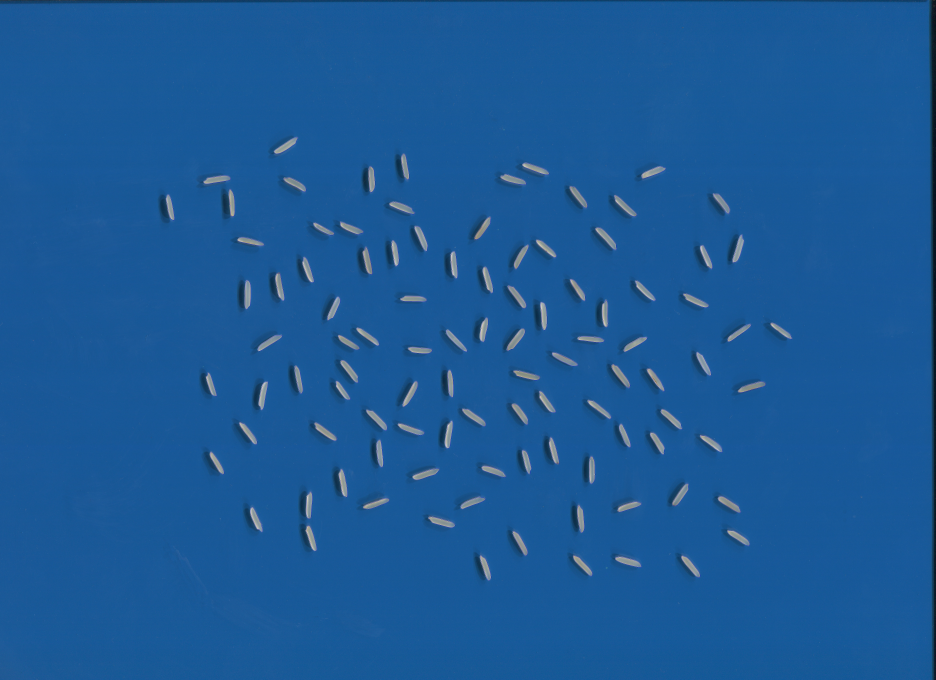
#> input picture blueborder.jpg, 4679 x 3400 px, given in place of Img08-12-23 -95.bmp, which was not available (shown at 1/5 size)
$ jupyter execute --allow-errors indosaw_wrk1.ipynb   (shell and % lines are left out)   (text cells are left out)
#> lines starting #> are read from the running program, lines starting #| are printed output that depends on the picture; after the words box and inside, x2 and y2 are one past the last pixel; in counts of white or black regions, pixels touching at a corner belong together; pictures that were not available may be replaced by others from this repository, and a replacement may not be noted
[cell 1]
import os
import cv2
import numpy as np
import pandas as pd
from scipy import signal
from sklearn.cluster import KMeans
#from wmi import WMI
import logging
from PIL import Image
import matplotlib.pyplot as plt
#from playsound import playsound
#from google.colab import drive
# drive.mount('/content/drive')
########
import threading
import shutil
import queue

[cell 2]
from google.colab import drive
drive.mount('/content/drive')

[cell 3]
# Define the directory paths
input_dir = 'drive/MyDrive/indosaw/Date_08_12_23/'
output_dir = 'drive/MyDrive/indosaw/' + 'Date_08_12_23_Processed/'
# Ensure the output directory exists, create it if necessary
# os.makedirs(output_dir, exist_ok=True)


# allowed file extensions
allowed_file_extension =[ '.jpg','.Bmp','.bmp' ]
input_files = [f for f in os.listdir(input_dir) if f[-4:] in allowed_file_extension]

#
# Create a queue for image saving
image_queue = queue.Queue()

[cell 4]
explicit=[]
#> (the rest of this cell did not finish here and is left out)

[cell 5]
# [7 lines left out: function bhanuwrap, not called in this run]

#> (a cell that did not finish here is left out)

#> (a cell that did not finish here is left out)

#> (a cell that did not finish here is left out)

#> (a cell that did not finish here is left out)

#> (a cell that did not finish here is left out)

#> (a cell that did not finish here is left out)

[cell 12]
# [9 lines left out: function save_images_from_queue, not called in this run]

[cell 13]
os.remove("Img08-12-23-2.bmp")

[cell 14]
class GrainSegment:
    def __init__(self) -> None:
        #initlilise default parameters
        self.contours_add = []
        self.contours_normal = []
        self.contours_abnormal = []
        self.contours_remove = []
        self.contours_remove_normal_copy = []
        self.contours_remove_abnormal = []
        self.contours_remove_abnormal_copy= []
        self.contours_remove_normal = []
        self.line_manual = []

        self.list_balance_State = []
        self.list_light_State = []

        self.num_process = 0
        self.num_contours = 0
        self.meanArea = 0
        self.meanPerimeter = 0
        self.meanLength = 0
        self.meanWidth = 0
        self.shortEdge = 0

        self.trigger_zoom = 0
        self.mouse_mv_x = ""
        self.mouse_mv_y = ""
        self.labelx = 0
        self.labely = 0

        self.ratio = arearatio
        self.area_calibration_true = 0
        self.mouseButton = 0

        self.mouseButton = 0
        try:
            with open("model.txt", "r") as f:
                self.grainModel = int(f.readline().strip("\n"))
        except:
            self.grainModel = 0


    def openimage(self,imagename):
        print('openimage')
        self.imageName = imagename
        self.image_open =  cv2.imread(self.imageName, )
#> self.image_open is the input picture: shape (3400, 4679, 3); mean B, G, R 150.8, 89.2, 27.4
        self.image_color = self.image_open.copy()

        self.image_open_display = self.image_open.copy()
        #self.image_open_display = cv2.resize(self.image_open_display, (self.image_width, self.image_height))

    def process_overseg(self, binary_seg, way):
        # return binary_seg
        # 分割后异常值籽粒（过分割）处理
        # print('process_overseg')
        contours_error, _, list_ratioArea_error, list_grainArea_error = self.findratioarea(binary_seg)
        binary_seg_Error = np.zeros((binary_seg.shape[0], binary_seg.shape[1]), np.uint8)
        binary_seg_Right = np.zeros((binary_seg.shape[0], binary_seg.shape[1]), np.uint8)

        for i in range(len(contours_error)):
            if list_ratioArea_error[i] >= 0.80 and list_grainArea_error[i] >= 0.5 * np.mean(list_grainArea_error):
                cv2.drawContours(binary_seg_Right, [contours_error[i]], 0, 255, -1)
            else:
                cv2.drawContours(binary_seg_Error, [contours_error[i]], 0, 255, -1)

        binary_seg_Error_right = cv2.morphologyEx(binary_seg_Error, cv2.MORPH_CLOSE, self.kernel, iterations = 2)
        binary_seg = cv2.add(binary_seg_Right, binary_seg_Error_right)
        binary_seg = cv2.morphologyEx(binary_seg, cv2.MORPH_OPEN, self.kernel)

        contours_error, _, list_ratioArea, list_grainArea = self.findratioarea(binary_seg)
        binary_seg_Error = np.zeros((binary_seg.shape[0], binary_seg.shape[1]), np.uint8)
        if np.mean(list_grainArea) >= 600:
            if way== 0:
                for i in range(len(contours_error)):
                    if list_grainArea[i] <= 0.4 * np.mean(list_grainArea):
                        cv2.drawContours(binary_seg_Error, [contours_error[i]], 0, 255, -1)
            if way == 1:
                for i in range(len(contours_error)):
                    if list_grainArea[i] <= 0.5 * np.mean(list_grainArea):
                        cv2.drawContours(binary_seg_Error, [contours_error[i]], 0, 255, -1)

            contours_error, _ = cv2.findContours(binary_seg_Error, cv2.RETR_EXTERNAL, cv2.CHAIN_APPROX_SIMPLE)
            if len(contours_error) != 0:
                try:
                    list_center_seg = []
                    contours_seg, _ = cv2.findContours(binary_seg, cv2.RETR_EXTERNAL, cv2.CHAIN_APPROX_SIMPLE)
                    for c in contours_seg:
                        try:
                            M = cv2.moments(c)
                            center_X = int(M["m10"] / M["m00"])
                            center_Y = int(M["m01"] / M["m00"])
                        except:
                            center_X = c[0][0][0]
                            center_Y = c[0][0][1]
                        list_center_seg.append([center_X, center_Y])

                    binary_seg_ERROR_right = np.zeros((binary_seg.shape[0], binary_seg.shape[1]), np.uint8)
                    for c in range(len(contours_error)):
                        list_distance = []
                        binary_seg_SELF = np.zeros((binary_seg.shape[0], binary_seg.shape[1]), np.uint8)
                        cv2.drawContours(binary_seg_SELF, [contours_error[c]], 0, 255, -1)

                        M = cv2.moments(contours_error[c])
                        center_X = int(M["m10"] / M["m00"])
                        center_Y = int(M["m01"] / M["m00"])

                        for i in range(len(list_center_seg)):
                            distance = (center_X - list_center_seg[i][0]) ** 2 + (center_Y - list_center_seg[i][1]) ** 2
                            list_distance.append(distance)
                            list_distance_copy = list_distance.copy()
                            list_distance_copy.sort()

                        if list_distance_copy[1] <= 10000:
                            list_threeContours_mindistance = []
                            list_threeContours_mindistance.append(list_distance.index(list_distance_copy[1]))
                            list_threeContours_mindistance.append(list_distance.index(list_distance_copy[2]))
                            list_threeContours_mindistance.append(list_distance.index(list_distance_copy[3]))

                            list_ratioArea_overSeg = []
                            list_grainArea_overSeg = []
                            list_binary_seg_ERROR = []
                            for j in list_threeContours_mindistance:
                                binary_seg_ERROR = np.zeros((binary_seg.shape[0], binary_seg.shape[1]), np.uint8)
                                cv2.drawContours(binary_seg_ERROR, [contours_seg[j]], 0, 255, -1)
                                binary_seg_ERROR = cv2.add(binary_seg_ERROR, binary_seg_SELF)

                                contours_ERROR, _ = cv2.findContours(binary_seg_ERROR, cv2.RETR_EXTERNAL,
                                                                     cv2.CHAIN_APPROX_SIMPLE)
                                center_1 = (contours_ERROR[0][0][0][0], contours_ERROR[0][0][0][1])
                                center_2 = (contours_ERROR[1][0][0][0], contours_ERROR[1][0][0][1])
                                cv2.line(binary_seg_ERROR, center_1, center_2, 255, 1)

                                contours_dilate, _, list_ratioArea_dilate, list_grainArea_dilate = self.findratioarea(
                                    binary_seg_ERROR)
                                list_ratioArea_overSeg.append(list_ratioArea_dilate[0])
                                list_grainArea_overSeg.append(list_grainArea_dilate[0])
                                list_binary_seg_ERROR.append(binary_seg_ERROR)

                            list_grainArea_OverSeg = []
                            list_ratioArea_OverSeg = []
                            list_binary_SEG_ERROR = []
                            for index in range(len(list_grainArea_overSeg)):
                                if way == 0:
                                    if list_grainArea_overSeg[index] <= 1.3 * self.area_checkshape:
                                        list_grainArea_OverSeg.append(list_grainArea_overSeg[index])
                                        list_ratioArea_OverSeg.append(list_ratioArea_overSeg[index])
                                        list_binary_SEG_ERROR.append(list_binary_seg_ERROR[index])
                                else:
                                    if list_grainArea_overSeg[index] <= 2 * self.area_checkshape:
                                        list_grainArea_OverSeg.append(list_grainArea_overSeg[index])
                                        list_ratioArea_OverSeg.append(list_ratioArea_overSeg[index])
                                        list_binary_SEG_ERROR.append(list_binary_seg_ERROR[index])

                            if len(list_grainArea_OverSeg) != 0:
                                if self.shapeFactor_checkshape >=0.75:
                                    if max(list_ratioArea_OverSeg) >= 0.85:
                                        binary_seg_ERROR_right = cv2.add(binary_seg_ERROR_right, list_binary_SEG_ERROR[
                                            list_ratioArea_OverSeg.index(max(list_ratioArea_OverSeg))])
                                    else:
                                        pass
                                else:
                                    if max(list_ratioArea_OverSeg) >= 0.75:
                                        binary_seg_ERROR_right = cv2.add(binary_seg_ERROR_right, list_binary_SEG_ERROR[
                                            list_ratioArea_OverSeg.index(max(list_ratioArea_OverSeg))])
                                    else:
                                        pass
                            else:
                                pass
                        else:
                            pass
                    binary_seg = cv2.bitwise_or(binary_seg, binary_seg_ERROR_right)
                except:
                    pass
            else:
                pass
        else:
            pass

        return binary_seg


    # [180 lines left out: function segmentation_next, not called in this run]


    def segmentation(self, binary, factor_distance_1, factor_distance_2, ratioarea, factor):
        #  print('segmentation')
        binary_seg = np.zeros(binary.shape, dtype=np.uint8)
        for i in (factor_distance_1, factor_distance_2):
            binary_seg_watershed = self.watershed(binary, i / 10)
            kernel_watersged = cv2.getStructuringElement(cv2.MORPH_RECT, (factor, factor))
            binary_seg_watershed = cv2.morphologyEx(binary_seg_watershed, cv2.MORPH_OPEN, kernel_watersged, iterations=2)
            binary_seg_watershed = cv2.erode(binary_seg_watershed, self.kernel)

            contours, _, list_ratioArea, list_grainArea = self.findratioarea(binary_seg_watershed)
            binary_adhesion_watershed = binary_seg_watershed.copy()
            binary_single_watershed = binary_seg_watershed.copy()

            if self.area_checkshape >= 1000:
                for i in range(len(contours)):
                    if list_ratioArea[i]:
                        if list_ratioArea[i] <= ratioarea or list_grainArea[i] >= 1.4 * np.mean(list_grainArea):
                            cv2.drawContours(binary_single_watershed, [contours[i]], 0, 0, -1)
                        else:
                            cv2.drawContours(binary_adhesion_watershed, [contours[i]], 0, 0, -1)
                    else:
                        pass
            else:
                for i in range(len(contours)):
                    if list_ratioArea[i]:
                        if list_ratioArea[i] <= ratioarea and list_grainArea[i] >= 1.4 * np.mean(list_grainArea):
                            cv2.drawContours(binary_single_watershed, [contours[i]], 0, 0, -1)
                        else:
                            cv2.drawContours(binary_adhesion_watershed, [contours[i]], 0, 0, -1)
                    else:
                        pass

            #showimg(binary_adhesion_watershed)


            binary = cv2.dilate(binary_adhesion_watershed, self.kernel)
            binary_seg = cv2.add(binary_single_watershed, binary_seg)

        return binary_seg, binary_adhesion_watershed

    def shapeFactorAndArea(self, list, way):
        # print('shapeFactorAndArea has kmeans')
        list.sort()
        for i in range(len(list)):
            list[i] = round(list[i], 2)

        if len(list) >= 3:
            kmeans = KMeans(n_clusters = 3)
        elif len(list) == 2:
            kmeans = KMeans(n_clusters= 2 )
        else:
            kmeans = KMeans(n_clusters= 1 )

        list_reshape = np.array(list).reshape(-1, 1)
        kmeans.fit(list_reshape)
        list_single = []

        if way == 0:
            for i in range(len(list)):
                if kmeans.labels_[i] == kmeans.labels_[-1]:
                    list_single.append(list[i])
        else:
            for i in range(len(list)):
                if kmeans.labels_[i] == kmeans.labels_[0]:
                    list_single.append(list[i])

        return np.mean(list_single)

    def findratioarea(self, binary):
        # Find adhesion areas based on area ratio
        # print('findratioarea')
        contours, hierarchy = cv2.findContours(binary, cv2.RETR_EXTERNAL, cv2.CHAIN_APPROX_NONE)
        list_grainArea = []
        list_convexArea = []
        list_ratioArea = []

        for i in range(len(contours)):
            grainArea = cv2.contourArea(contours[i])
            list_grainArea.append(grainArea)
            hull = cv2.convexHull(contours[i])
            convexArea = cv2.contourArea(hull)
            list_convexArea.append(convexArea)

        for i in range(len(contours)):
            if list_convexArea[i] != 0:
                ratioArea = list_grainArea[i] / list_convexArea[i]
            else:
                ratioArea = 0
            list_ratioArea.append(ratioArea)
        return contours, hierarchy, list_ratioArea, list_grainArea

    def watershed(self, binary, factor_distance):
        # print('watershed')
        binary_BGR = cv2.cvtColor(binary, cv2.COLOR_GRAY2BGR)
        dist_watershed = cv2.distanceTransform(binary, cv2.DIST_L2, 5)
        ret, foreground = cv2.threshold(dist_watershed, dist_watershed.max() * factor_distance, 255, cv2.THRESH_BINARY)
        foreground = np.uint8(foreground)
        kernel_foreground = cv2.getStructuringElement(cv2.MORPH_RECT, (2, 2))
        foreground = cv2.morphologyEx(foreground, cv2.MORPH_OPEN, kernel_foreground)
        unknown = cv2.subtract(binary, foreground)
        _, labels = cv2.connectedComponents(foreground)
        labels = labels + 1
        labels[unknown == 255] = 0
        labels = cv2.watershed(binary_BGR, labels)
        binary[labels == -1] = 0
        return binary
    def findThreshold(self, binary,show=False):
        # print('findThreshold')
        # Calculate the histogram
        hist = cv2.calcHist([binary], [0], None, [256], [0, 256])
        hist_flat= hist.flatten()
        peakindex = signal.find_peaks_cwt(hist_flat,(15,15) )
        if show:
          peaks=peakindex
          plt.figure(figsize=(8, 6))
          plt.title('Histogram with Peaks')
          plt.xlabel('Pixel Intensity')
          plt.ylabel('Frequency')
          plt.xlim(0, 255)
          plt.xticks( np.append ( np.array([0,255]) , peaks ))
          plt.plot(hist_flat)
          plt.plot(peaks, hist_flat[peaks], "ro", label="Peaks")
          plt.legend()
          plt.grid(True)
          plt.show()
        if len(peakindex) == 2:
          return int(np.mean(peakindex))

        else:
          return 110

        # [46 lines of commented-out code are left out]

    def findshapefactor(self, binary):
        contours, _ = cv2.findContours(binary, cv2.RETR_EXTERNAL, cv2.CHAIN_APPROX_SIMPLE)
        list_grainarea = []
        list_grainArea = []
        list_grainPerimeter = []
        list_shapeFactor = []
        list_longEdge = []
        list_shortEdge = []

        for i in range(len(contours)):
            grainArea = cv2.contourArea(contours[i])
            grainPerimeter = cv2.arcLength(contours[i], True)
            list_grainarea.append(grainArea)
            list_grainArea.append(4 * 3.141592653 * grainArea)
            list_grainPerimeter.append(grainPerimeter ** 2)

            rect = cv2.minAreaRect(contours[i])
            if rect[1][0] >= rect [1][1]:
                list_longEdge.append(rect[1][0])
                list_shortEdge.append(rect[1][1])

            else:
                list_longEdge.append(rect[1][1])
                list_shortEdge.append(rect[1][0])

        longEdge = np.mean(list_longEdge)

        if list_shortEdge == []:
            shortEdge = 40
        else:
            shortEdge = np.mean(list_shortEdge)

        for i in range(len(contours)):
            try:
                shapeFactor = list_grainArea[i] / list_grainPerimeter[i]
                list_shapeFactor.append(shapeFactor)
            except:
                list_shapeFactor.append(0)

        return contours, list_shapeFactor, list_grainarea, longEdge, shortEdge


    def processing(self,override=False):
#> called with override = True
        self.widthRatio = -1
        self.heightRatio = -1
        try:
            self.kernel = cv2.getStructuringElement(cv2.MORPH_RECT, (5, 5))
            channel_B=cv2.imread(self.imageName, cv2.IMREAD_GRAYSCALE)
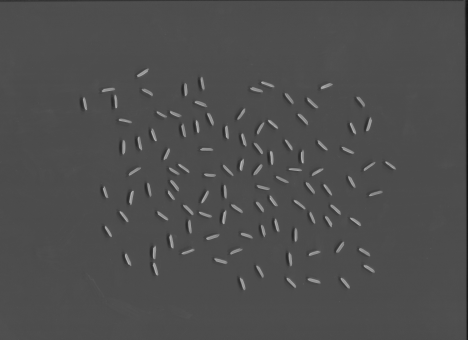
#> channel_B: shape (3400, 4679) (shown at 1/10 size); min 2, max 229, mean 77.7
            _, binary_background = cv2.threshold(channel_B, 100, 255, cv2.THRESH_BINARY_INV)
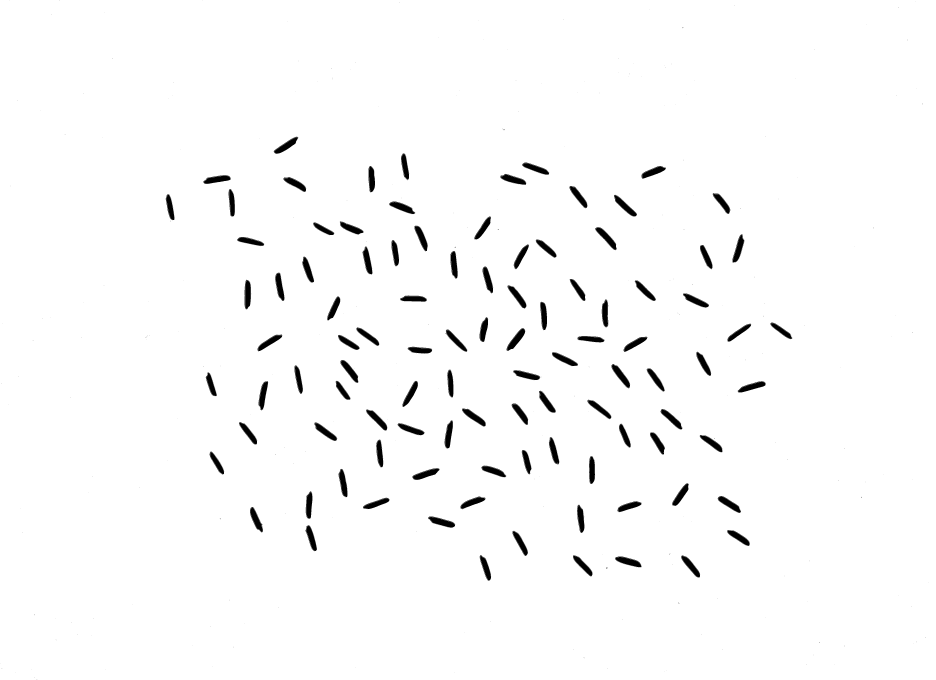
#> binary_background: shape (3400, 4679) (shown at 1/5 size); 97.9% white; 412 black regions (311 under 20 px)


            thre = self.findThreshold(channel_B)
#> in findThreshold, `hist = cv2.calcHist([binary], [0], None, [256], [0, 256])`: hist = 256 values, max 4114891 at index 77, min 0 at index 0, mean 62143
#> in findThreshold, `hist_flat= hist.flatten()`: hist_flat has the same summary as hist
#> in findThreshold, `peakindex = signal.find_peaks_cwt(hist_flat,(15,15) )`: peakindex = [77, 150]
#> thre = 113
            print(f"threshold is {thre}")
#| threshold is 113
            if override:

              thre = int(input('enter thredhold'))
#> the answer given: 3

            area_max = 0
            contours, _ = cv2.findContours(binary_background, cv2.RETR_CCOMP, cv2.CHAIN_APPROX_SIMPLE)
#> contours = 2190 contours, 1871 with area under 20; largest, box (x1, y1, x2, y2) and area: (0, 0, 4679, 3400) 15900520, (2535, 1643, 2626, 1754) 3704, (2978, 1138, 3083, 1250) 3675, (3059, 1822, 3151, 1941) 3596, (2143, 2584, 2276, 2639) 3580
            # print(577,len(contours))
            ai=0
            for i in range(1, len(contours)):
                area = cv2.contourArea(contours[i])
                if  area >= area_max:
                    area_max = area
                    ai=i
#> this loop made 2189 passes
#> (area, area_max, ai) on pass 1: (15900520, 15900520, 1)
#> after the loop, ai = 1; area_max = 15900520

            # print('580 area_max',area_max)
            if area_max <= 6000000 * self.widthRatio * self.heightRatio:
                # print(581)
                # _, binary = cv2.threshold(channel_B, thre, 255, cv2.THRESH_BINARY_INV)
                _, binary = cv2.threshold(channel_B, thre, 255, cv2.THRESH_BINARY)

            else:
                # print(584)
                _, binary = cv2.threshold(channel_B, thre, 255, cv2.THRESH_BINARY)
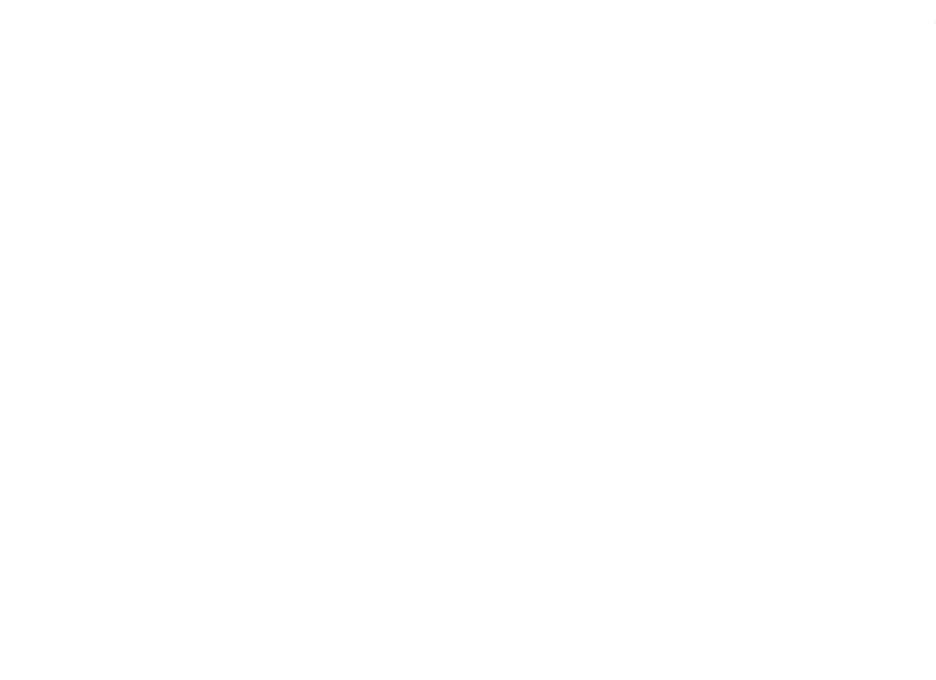
#> binary: shape (3400, 4679) (shown at 1/5 size); 100% white; black in thin lines or dots, all inside (x1, y1, x2, y2) = (4672, 102, 4679, 760)
            # plt.imshow(binary)
            # Remove small noise points
            # print('Remove small noise points')
            contours, _ = cv2.findContours(binary, cv2.RETR_EXTERNAL, cv2.CHAIN_APPROX_SIMPLE)
#> contours = 1 contour; box (x1, y1, x2, y2) and area: (0, 0, 4679, 3400) 15900518
            for i in range(len(contours)):
                area = cv2.contourArea(contours[i])
                if area <= 50:
                    cv2.drawContours(binary, [contours[i]], -1, 0, -1)
#> this loop made 1 pass
#> area on pass 1: 15900518
#> (the rest of the program and of its run is left out)
